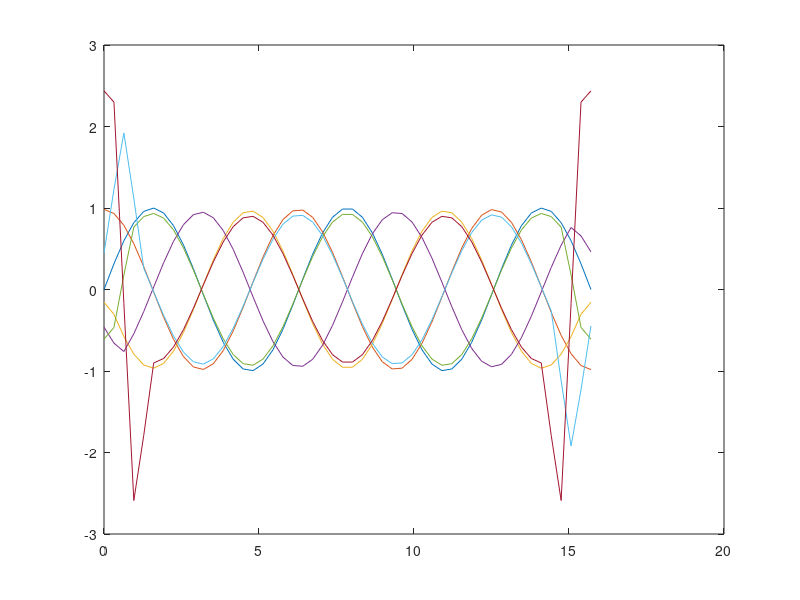

MATLAB code for this plot:
a = 0;
b = 5*pi;
N = 50;

x = linspace(a, b, N);
x = x.';
y = sin(x);

D1 = diag( ones(N - 1, 1),  1);
D2 = diag(-ones(N - 1, 1), -1);
A = D1 + D2;
A(1, 1)     = -2;
A(1, 2)     =  2;
A(N, N - 1) = -2;
A(N, N)     =  2;

h = x(2) - x(1);
A = A / 2.0 / h;

figure(1);
clf;
plot(x,y);
hold all;

yp = y;
for k = 1:6
    yp = A * yp;
    plot(x,yp);
end






